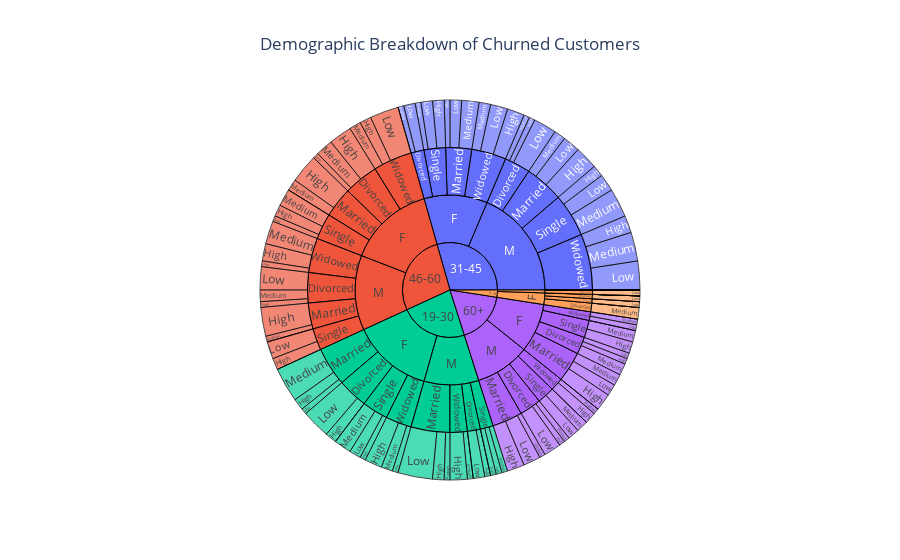

The code cell stored with this chart in its notebook:
### Code cell
# Step 1: Create Age Groups (corrected number of labels)
churned_customers_df['AgeGroup'] = pd.cut(churned_customers_df['Age'], 
                                            bins=[0, 18, 30, 45, 60, 100], 
                                            labels=["0-18", "19-30", "31-45", "46-60", "60+"])

# Step 2: Create the Sunburst chart
fig = plot_sunburst(churned_customers_df, 
                    path_columns=['AgeGroup', 'Gender', 'MaritalStatus', 'IncomeLevel'], 
                    title="Demographic Breakdown of Churned Customers")
fig.show()

### Figure 1 — Plotly figure (JSON) as saved in the notebook; plotly's stock layout.template omitted (floating-point values rounded to 4 significant figures; data arrays with more than 128 entries replaced by an {"elided": "..."} marker saying what was removed)
{"data": [{"branchvalues": "total", "domain": {"x": [0, 1], "y": [0, 1]}, "hovertemplate": "labels=%{label}<br>count=%{value}<br>parent=%{parent}<br>id=%{id}<extra></extra>", "ids": {"elided": "175 str values"}, "labels": {"elided": "175 str values"}, "level": "97fe2a", "marker": {"line": {"color": "black", "width": 1}}, "name": "", "parents": {"elided": "175 str values"}, "type": "sunburst", "values": {"elided": "175 int values"}}], "layout": {"autosize": true, "legend": {"tracegroupgap": 0}, "title": {"text": "Demographic Breakdown of Churned Customers", "x": 0.5}}}
